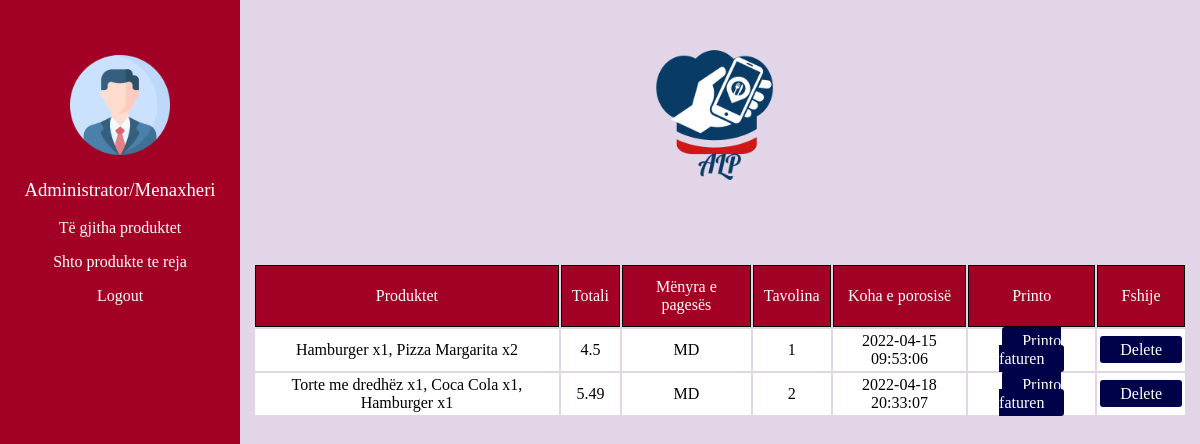
/dashboard-administrator/home.php (signed in), run on the app's committed database.
### tables this page shows
CREATE TABLE `card` (
  `id` int(20) NOT NULL,
  `payment` varchar(12) NOT NULL,
  `tavolina` varchar(50) NOT NULL,
  `koha` timestamp NOT NULL DEFAULT current_timestamp(),
  `total` double NOT NULL,
  `product` varchar(100) NOT NULL,
  `user_id` int(11) NOT NULL,
  `product_id` int(11) NOT NULL
);

### dashboard-administrator/home.php (the view, shortened to what this page needs)
<?php
include "db_conn.php";
 ?>
<!DOCTYPE html>
<head>
<link rel="stylesheet" href="dashboardstyle.css">
</head>
<body>
<div id="outer-container">
	<div id="sidebar">
               <div class="logo">
                    <img src="./img/user.png" class="imazh" alt=""/>
                  <center> <h3> <?php echo $_SESSION['name']; ?></h3></center>
               </div>
               <center><p><a href="allproducts.php">Të gjitha produktet</a></p></center>
               <center><a href="regjistroproduktin.php">Shto produkte te reja</a></center>
               <center><p class="a"> <a href="logout.php">Logout</a></p></center>
     </div>
	<div id="content">
     <header>
     <img class="imazhi" src="./img/logo.png">
     </header>
      <section>
  <?php
$sql = "SELECT* FROM card";
$result = $conn->query($sql);
if ($result->num_rows > 0) {
    echo "<table  id=\"klientet\" ><tr><th>Produktet</th><th>Totali</th><th>Mënyra e pagesës</th><th>Tavolina</th><th>Koha e porosisë</th><th>Printo</th><th>Fshije</th></tr>";
    while($row = $result->fetch_assoc()) {
        echo "<tr><td>" . $row["product"] . "</td><td>" . $row["total"] . "</td><td>" . $row["payment"] . "</td> <td>" . $row["tavolina"] . "</td><td>" . $row["koha"] . "</td><td>" . "<a href='fatura.php'  target='_blank' id='btn'>Printo faturen</a>" .  "</td><td>" . "<a href='home.php?id=".$row['id']."' id='btn'>Delete</a>"  ."</td></tr>";
    }
    echo "</table>";
} else {
  echo "<table  id=\"klientet\" ><tr><th>Produktet</th><th>Totali</th><th>Mënyra e pagesës</th><th>Tavolina</th><th>Koha e porosisë</th><th>Printo</th><th>Fshije</th></tr>";
}
?>
      </section>
</div>
</body>
</html>

### dashboard-administrator/dashboardstyle.css (style rules this page uses)
* { font-family: Poppins !important; font-weight: normal; }
body { margin: 0; height: 100%; }
#outer-container { display: table; width: 100%; height: 100%; }
#sidebar { display: table-cell; width: 20%; vertical-align: top; background-color: #A20025; }
#content { display: table-cell; width: 85%; vertical-align: top; background-color: #E1D5E7; padding: 10px ; }
.imazh { width: 100px; height: 100px; margin: auto; margin-top: 50px; display: block; padding: 5px; }
h3 { color: white; }
header { width: 100%; height: 250px; }
.imazhi { width: 200px; height: 200px; margin: auto; display: block; padding: 5px; }
a { color: white; }

### dashboard-administrator/home.php (style rules this page uses)
* { font-family: Poppins !important; font-weight: normal; }
a:link { text-decoration: none; }
#klientet { display: flex; justify-content: center; align-items: center; padding: 3px; }
#klientet th { text-align: center; padding-top: 12px; padding-bottom: 12px; padding-left: 10px; padding-right: 10px; border: 1px solid black; background-color: #A20025; color: white; }
#klientet td { text-align: center; background-color: white; padding: 3px; }
#btn { text-decoration: none; color: #FFF; background-color: #000249; padding: 5px 20px; border-radius: 3px; width: 100%; }

### data on the page
card: product "Hamburger x1, Pizza Margarita x2", total "4.5", payment "MD", tavolina "1", koha "2022-04-15 09:53:06"
card: product "Torte me dredhëz x1, Coca Cola x1, Hamburger x1", total "5.49", payment "MD", tavolina "2", koha "2022-04-18 20:33:07"

### other printed values
$_SESSION['name'] "Administrator/Menaxheri"
